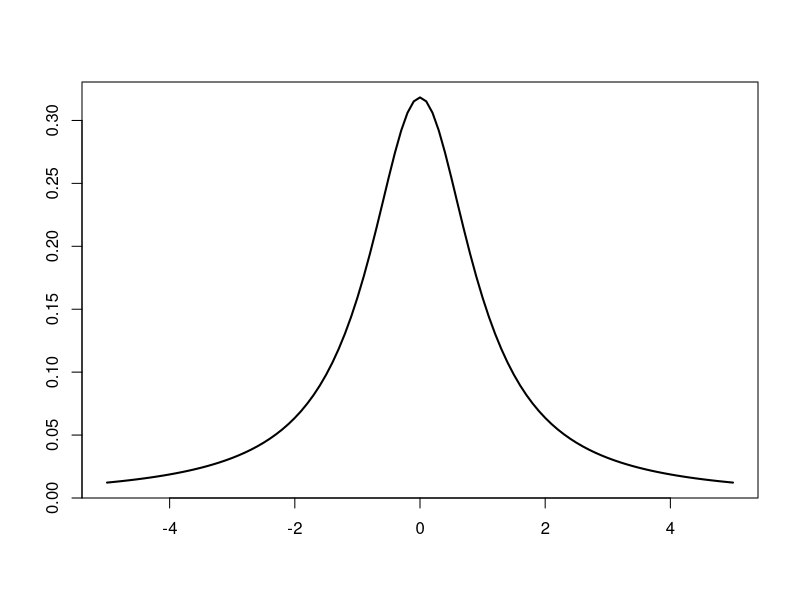

R code for this plot:
## ---- chunk 1
x <- seq(-5,5,by=.1)
plot(x,dcauchy(x),type="l",lwd=2,xlab="",ylab="")
## ---- chunk 2
columns <- (0:9)/100
rows    <- (0:30)/10

max <- 3
table_N01 <- pnorm(seq(0,max-.01,by=.01))
table_N01 <- matrix(table_N01,ncol=10)
colnames(table_N01) <- (0:9)/100
rownames(table_N01) <- seq(0,max-.01,by=.1)
knitr::kable(table_N01, caption = "Quantiles of the $\\mathcal{N}(0,1)$ distribution. If $a$ and $b$ are respectively the row and column number; then the corresponding cell gives $\\mathbb{P}(0<X\\le a+b)$, where $X \\sim \\mathcal{N}(0,1)$.", digits=4)
## ---- chunk 3
all.alpha <- c(.05,.1,.75,.90,.95,.975,.99,.999)
all.df <- c(1:10,10*(2:10),200,500)

table_Student <- NULL
i <- 0
for(df in all.df){
  i <- i + 1
  table_Student <- rbind(table_Student,qt(1-(1-all.alpha)/2,df=all.df[i]))
}
colnames(table_Student) <- all.alpha
rownames(table_Student) <- all.df
knitr::kable(table_Student, caption = "Quantiles of the Student-$t$ distribution. The rows correspond to different degrees of freedom ($\\nu$, say); the columns correspond to different probabilities ($z$, say). The cell gives $q$ that is s.t. $\\mathbb{P}(-q<X<q)=z$, with $X \\sim t(\\nu)$.", digits=3)
## ---- chunk 4
all.alpha <- c(.05,.1,.75,.90,.95,.975,.99,.999)
all.df <- c(1:10,10*(2:10),200,500)

table_chi2 <- NULL
i <- 0
for(df in all.df){
  i <- i + 1
  table_chi2 <- rbind(table_chi2,qchisq(all.alpha,df=all.df[i]))
}
colnames(table_chi2) <- all.alpha
rownames(table_chi2) <- all.df
knitr::kable(table_chi2, caption = "Quantiles of the $\\chi^2$ distribution. The rows correspond to different degrees of freedom; the columns correspond to different probabilities.", digits=3)
## ---- chunk 5
all.alpha <- c(.90,.95,.99)
max.n1 <- 10
all.n2 <- c(seq(5,20,by=5),50,100,500)

table_F <- matrix(NaN,(length(all.n2)+1)*length(all.alpha),max.n1)

opts <- options(knitr.kable.NA = "") # set options s.t. missing values are not shown

RowNames <- NULL
i <- 0
for(alpha in all.alpha){
  #  table_F[i*(length(all.n2)+1)+1,1] <- alpha
  table_aux <- NULL
  for(n1 in 1:max.n1){
    table_aux <- cbind(table_aux,qf(alpha,df1=n1,df2=all.n2))
  }
  table_F[(i*(length(all.n2)+1)+2):((i+1)*(length(all.n2)+1)),] <- table_aux
  i <- i+1
  RowNames <- c(RowNames,
                paste("alpha = ",alpha,sep=""),all.n2)
}
colnames(table_F) <- 1:max.n1
rownames(table_F) <- RowNames
knitr::kable(table_F, caption = "Quantiles of the $\\mathcal{F}$ distribution. The columns and rows correspond to different degrees of freedom (resp. $n_1$ and $n_2$). The different panels correspond to different probabilities ($\\alpha$) The corresponding cell gives $z$ that is s.t. $\\mathbb{P}(X \\le z)=\\alpha$, with $X \\sim \\mathcal{F}(n_1,n_2)$.", digits=3)
